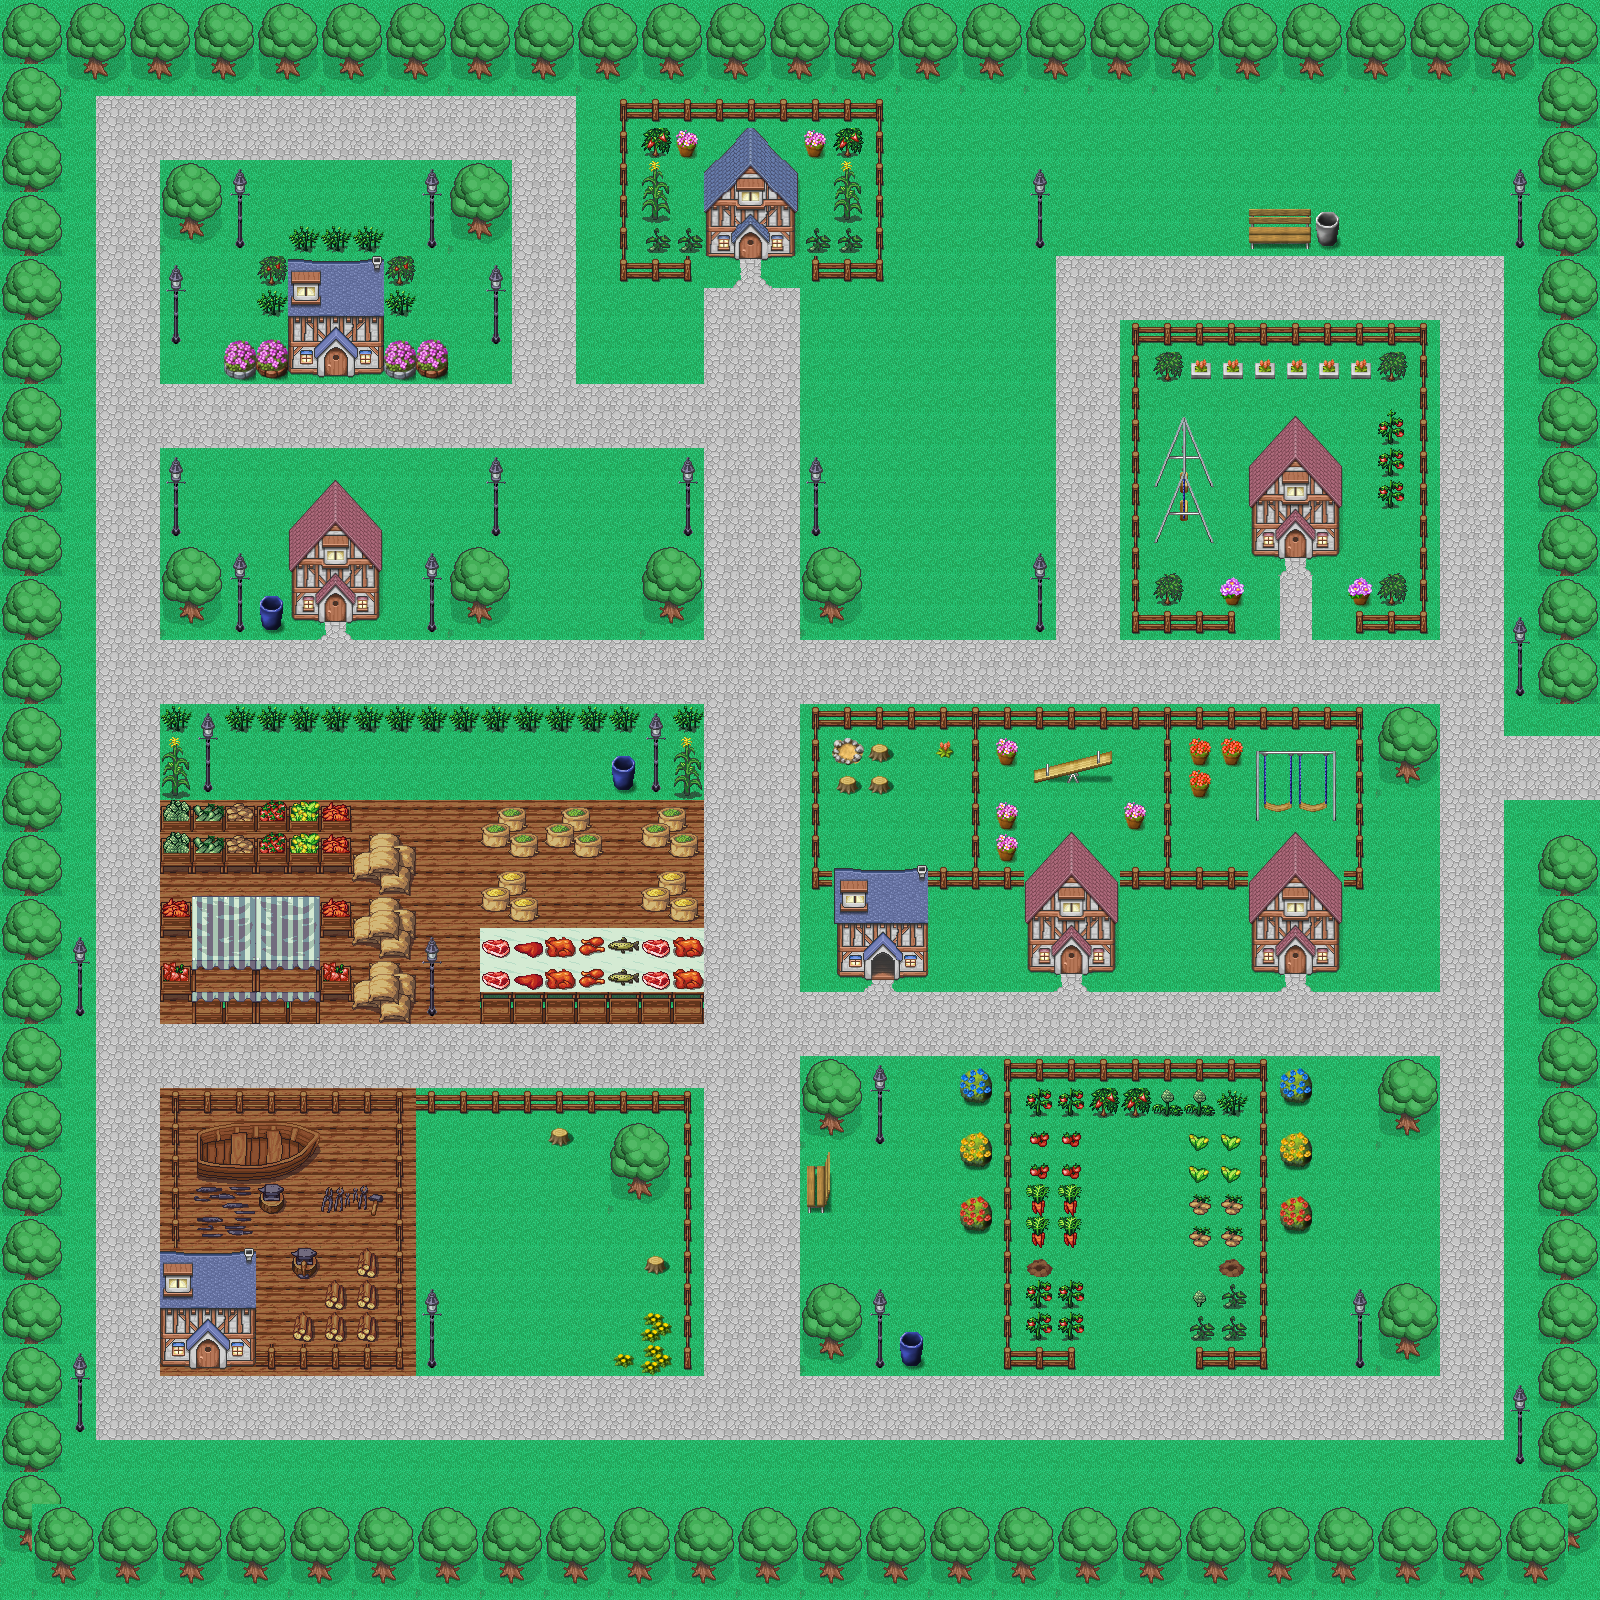

The image is a tile-based game level rendered from a .tmx file. Its description and source (layers, tilesets, objects; grid data summarised) follow:
An orthogonal 50x50 tile map with 32x32 px tiles, 4 tile layers (Ground, CollisionLayer, Doors, Tree), 9 tilesets.

<map version="1.2" tiledversion="1.2.0" orientation="orthogonal" renderorder="right-down" width="50" height="50" tilewidth="32" tileheight="32" infinite="0" nextlayerid="11" nextobjectid="1">
 <tileset firstgid="1" source="Resources/Tiles5.tsx" />
 <tileset firstgid="491" source="Resources/Fences.tsx" />
 <tileset firstgid="509" source="Resources/Tiles4.tsx" />
 <tileset firstgid="617" source="Resources/Tiles3.tsx" />
 <tileset firstgid="1017" source="Resources/playground.tsx" />
 <tileset firstgid="1273" source="Resources/redhouse.tsx" />
 <tileset firstgid="1723" source="Resources/bluesmallhouse.tsx" />
 <tileset firstgid="2114" source="Resources/bluebighouse.tsx" />
 <tileset firstgid="2505" source="Resources/StreetLamps.tsx" />
 <layer id="1" name="Ground" width="50" height="50">
  <data>[2500 cells, 2500 non-empty, 4 distinct tile ids]</data>
 </layer>
 <layer id="9" name="CollisionLayer" width="50" height="50">
  <data>[2500 cells, 2500 non-empty, 4 distinct tile ids]</data>
 </layer>
 <layer id="10" name="Doors" width="50" height="50">
  <data>[2500 cells, 2 non-empty, 2 distinct tile ids]</data>
 </layer>
 <layer id="8" name="Tree" width="50" height="50">
  <data>[2500 cells, 2494 non-empty, 202 distinct tile ids]</data>
 </layer>
</map>
